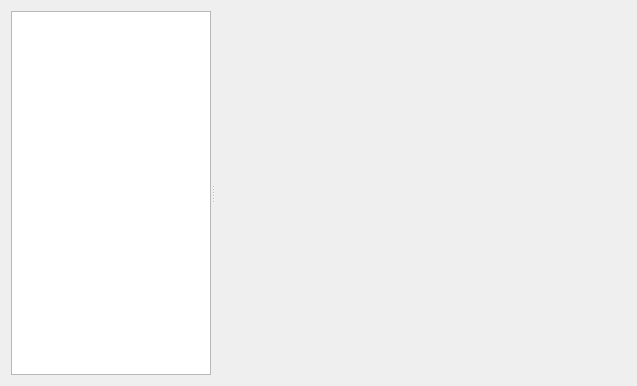
<?xml version="1.0" encoding="UTF-8"?>
<ui version="4.0">
 <class>ImageBrowser</class>
 <widget class="QWidget" name="ImageBrowser">
  <property name="geometry">
   <rect>
    <x>0</x>
    <y>0</y>
    <width>637</width>
    <height>386</height>
   </rect>
  </property>
  <property name="windowTitle">
   <string>Form</string>
  </property>
  <layout class="QGridLayout" name="gridLayout">
   <item row="0" column="0">
    <widget class="QSplitter" name="splitter">
     <property name="orientation">
      <enum>Qt::Orientation::Horizontal</enum>
     </property>
     <widget class="QListWidget" name="list_view_selections">
      <property name="sizePolicy">
       <sizepolicy hsizetype="Ignored" vsizetype="Expanding">
        <horstretch>0</horstretch>
        <verstretch>0</verstretch>
       </sizepolicy>
      </property>
      <property name="maximumSize">
       <size>
        <width>200</width>
        <height>16777215</height>
       </size>
      </property>
     </widget>
     <widget class="ImageLabel" name="image_displayer">
      <property name="minimumSize">
       <size>
        <width>100</width>
        <height>0</height>
       </size>
      </property>
      <property name="maximumSize">
       <size>
        <width>16777215</width>
        <height>16777215</height>
       </size>
      </property>
      <property name="text">
       <string/>
      </property>
      <property name="scaledContents">
       <bool>false</bool>
      </property>
     </widget>
    </widget>
   </item>
  </layout>
 </widget>
 <customwidgets>
  <customwidget>
   <class>ImageLabel</class>
   <extends>QLabel</extends>
   <header>ImageLabel.h</header>
  </customwidget>
 </customwidgets>
 <resources/>
 <connections/>
</ui>
